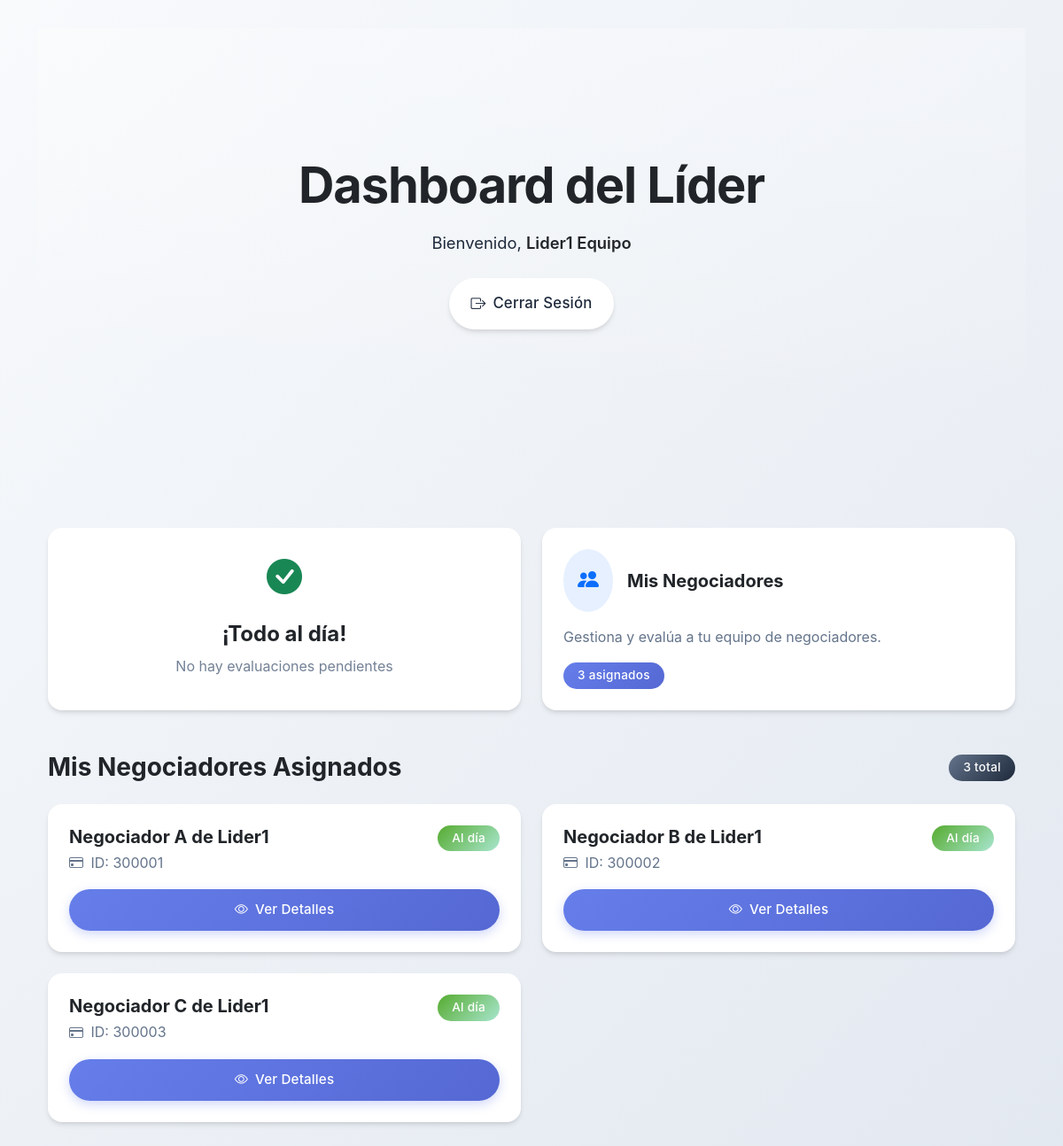
Page /lider/ (signed in) on the committed database.
### accounts/models.py (models this page shows, shortened)
class User(AbstractBaseUser, PermissionsMixin):
    cedula_validator = RegexValidator(
        regex=r'^\d{5,12}$',
        message='La cédula debe tener entre 5 y 12 dígitos numéricos.'
    )
    cedula = models.CharField(
        max_length=12,
        unique=True,
        validators=[cedula_validator],
        primary_key=True,
        help_text='Documento de identidad'
    )
    email = models.EmailField(max_length=255, unique=True)
    first_name = models.CharField(max_length=255, blank=True)
    last_name = models.CharField(max_length=255, blank=True)
    is_active = models.BooleanField(default=True)
    is_staff = models.BooleanField(default=False)
    ROLE_CHOICES = (
        ('lider', 'Líder'),
        ('administrativo', 'Administrativo'),
    )
    role = models.CharField(max_length=20, choices=ROLE_CHOICES, default='administrativo')
    objects = UserManager()
    USERNAME_FIELD = 'email'
    REQUIRED_FIELDS = ['cedula']
    def get_negotiators_with_pending_evaluations(self):
        negotiators = self.negotiators.all()
        pending_negotiators = []
        for negotiator in negotiators:
            last_evaluation = negotiator.evaluations.order_by('-date').first()
            days_since_last = None
            pending_count = 0
            if not last_evaluation:
                pending_count = 1
            else:
                days_since_last = (timezone.now() - last_evaluation.date).days
                if days_since_last > 180:
                    pending_count = 1
        return pending_negotiators

class Negotiator(models.Model):
    leader = models.ForeignKey(
        User,
        on_delete=models.CASCADE,
        related_name='negotiators',
        limit_choices_to={'role': 'lider'}
    )
    name = models.CharField(max_length=255)
    cedula = models.CharField(max_length=12, unique=True)
    @property
    def get_evaluation_status(self):
        last_evaluation = self.evaluations.order_by('-date').first()
        if not last_evaluation:
            return "Pendiente"
        six_months_ago = timezone.now() - timedelta(days=180)
        if last_evaluation.date < six_months_ago:
            return "Pendiente"
        return "Al día"

class Evaluation(models.Model):
    negotiator = models.ForeignKey(Negotiator, on_delete=models.CASCADE, related_name='evaluations')
    evaluator = models.ForeignKey(User, on_delete=models.CASCADE, related_name='evaluations_made')
    date = models.DateTimeField(auto_now_add=True)
    overall_score = models.FloatField(default=0.0)
    feedback = models.TextField(blank=True)

### accounts/views.py (the view)
# urls.py: path('lider/', views.lider_dashboard_view, name='lider_dashboard'),
@login_required
def lider_dashboard_view(request):
    negotiators = Negotiator.objects.filter(leader=request.user)
    pending_negotiators = request.user.get_negotiators_with_pending_evaluations()
    context = {
        'negotiators': negotiators,
        'pending_negotiators': pending_negotiators,
        'total_pending': len(pending_negotiators)
    }
    return render(request, 'accounts/lider_dashboard.html', context)

### templates/accounts/lider_dashboard.html (shortened to what this page needs)
{% extends 'base.html' %}
{% block content %}
<div class="position-relative overflow-hidden p-3 p-md-5 text-center bg-gradient" style="background: linear-gradient(135deg, #667eea 0%, #764ba2 100%);">
    <div class="col-md-8 p-lg-5 mx-auto my-5">
        <h1 class="display-4 fw-bold text-dark mb-3">Dashboard del Líder</h1>
        <p class="lead fw-normal text-dark-50 mb-4">Bienvenido, <span class="text-dark fw-semibold">{{ user.first_name }} {{ user.last_name }}</span></p>
        <div class="d-flex gap-3 justify-content-center">
            <a href="/accounts/logout" class="btn btn-light btn-lg px-4 rounded-pill shadow-sm">
                <i class="bi bi-box-arrow-right me-2"></i>Cerrar Sesión
            </a>
        </div>
    </div>
</div>
<div class="container my-5">
    <div class="row mb-5">
        {% if total_pending > 0 %}
            <div class="col-lg-6">
                <div class="card border-0 shadow-lg bg-gradient text-white h-100" style="background: linear-gradient(135deg, #ffa726 0%, #ff7043 100%);">
                    <div class="card-body p-4 text-center">
                        <div class="mb-3">
                            <i class="bi bi-exclamation-triangle-fill fs-1"></i>
                        </div>
                        <h3 class="fw-bold mb-2">{{ total_pending }}</h3>
                        <p class="mb-3 opacity-90">Evaluaciones Pendientes</p>
                        <a href="{% url 'pending_evaluations' %}" class="btn btn-light rounded-pill px-4">
                            <i class="bi bi-eye me-2"></i>Ver Detalles
                        </a>
                    </div>
                </div>
            </div>
        {% else %}
            <div class="col-lg-6">
                <div class="card border-0 shadow-sm h-100">
                    <div class="card-body p-4 text-center">
                        <div class="mb-3">
                            <i class="bi bi-check-circle-fill fs-1 text-success"></i>
                        </div>
                        <h4 class="fw-bold text-dark mb-2">¡Todo al día!</h4>
                        <p class="text-muted text-dark mb-0 opacity-90">No hay evaluaciones pendientes</p>
                    </div>
                </div>
            </div>
        {% endif %}
        <div class="col-lg-6">
            <div class="card border-0 shadow-sm h-100">
                <div class="card-body p-4">
                    <div class="d-flex align-items-center mb-3">
                        <div class="bg-primary bg-opacity-10 rounded-circle p-3 me-3">
                            <i class="bi bi-people-fill text-primary fs-4"></i>
                        </div>
                        <h5 class="card-title mb-0">Mis Negociadores</h5>
                    </div>
                    <p class="card-text text-muted mb-3">Gestiona y evalúa a tu equipo de negociadores.</p>
                    <div class="d-flex justify-content-between align-items-center">
                        <span class="badge bg-primary px-3 py-2">{{ negotiators|length }} asignados</span>
                    </div>
                </div>
            </div>
        </div>
    </div>
    <div class="d-flex align-items-center justify-content-between mb-4">
        <h2 class="h3 mb-0 text-dark fw-bold">Mis Negociadores Asignados</h2>
        {% if negotiators %}
            <span class="badge bg-secondary px-3 py-2 rounded-pill">{{ negotiators|length }} total</span>
        {% endif %}
    </div>
    {% if negotiators %}
        <div class="row g-4">
            {% for negotiator in negotiators %}
                <div class="col-lg-6">
                    <div class="card border-0 shadow-sm h-100 hover-shadow">
                        <div class="card-body p-4">
                            <div class="d-flex justify-content-between align-items-start mb-3">
                                <div>
                                    <h5 class="card-title fw-bold text-dark mb-1">{{ negotiator.name }}</h5>
                                    <p class="text-muted mb-0">
                                        <i class="bi bi-credit-card me-1"></i>
                                        ID: {{ negotiator.cedula }}
                                    </p>
                                </div>
                                <span class="badge {% if negotiator.get_evaluation_status == 'Al día' %}bg-success{% else %}bg-warning text-dark{% endif %} px-3 py-2">
                                    {{ negotiator.get_evaluation_status }}
                                </span>
                            </div>
                            <div class="d-grid">
                                <a href="{% url 'negotiator_detail' cedula=negotiator.cedula %}" class="btn btn-primary rounded-pill">
                                    <i class="bi bi-eye me-2"></i>Ver Detalles
                                </a>
                            </div>
                        </div>
                    </div>
                </div>
            {% endfor %}
        </div>
    {% endif %}
</div>
{% endblock %}

### templates/base.html (style rules this page uses)
:root { --primary-color: #667eea; --primary-dark: #5568d3; --primary-light: #8b9aee; --secondary-color: #764ba2; --success-color: #56ab2f; --success-light: #a8e6cf; --warning-color: #ffa726; --warning-dark: #ff7043; --danger-color: #ff6b6b; --danger-dark: #ee5a24; --info-color: #4facfe; --info-light: #00f2fe; --light-bg: #f8fafc; --card-bg: #ffffff; --text-dark: #1e293b; --text-muted: #64748b; --border-color: #e2e8f0; --card-shadow: 0 4px 6px -1px rgba(0, 0, 0, 0.1), 0 2px 4px -1px rgba(0, 0, 0, 0.06); --card-shadow-hover: 0 20px 25px -5px rgba(0, 0, 0, 0.1), 0 10px 10px -5px rgba(0, 0, 0, 0.04); --card-shadow-lg: 0 10px 15px -3px rgba(0, 0, 0, 0.1), 0 4px 6px -2px rgba(0, 0, 0, 0.05); }
* { box-sizing: border-box; }
body { background: linear-gradient(135deg, #f8fafc 0%, #e2e8f0 100%); font-family: 'Inter', 'Segoe UI', Tahoma, Geneva, Verdana, sans-serif; min-height: 100vh; color: var(--text-dark); line-height: 1.6; }
.container { padding-top: 2rem; padding-bottom: 2rem; }
.card { border: none; border-radius: 16px; box-shadow: var(--card-shadow); transition: all 0.3s cubic-bezier(0.4, 0, 0.2, 1); background: var(--card-bg); overflow: hidden; }
.shadow-sm { box-shadow: var(--card-shadow) !important; }
.btn { border-radius: 12px; padding: 0.75rem 1.5rem; font-weight: 500; transition: all 0.3s cubic-bezier(0.4, 0, 0.2, 1); border: none; font-size: 0.95rem; letter-spacing: 0.01em; }
.btn-primary { background: linear-gradient(135deg, var(--primary-color) 0%, var(--primary-dark) 100%); box-shadow: 0 4px 12px rgba(102, 126, 234, 0.3); }
.btn-light { background: white; color: var(--text-dark); box-shadow: 0 2px 8px rgba(0, 0, 0, 0.1); }
.btn-lg { padding: 1rem 2rem; font-size: 1.05rem; }
.rounded-pill { border-radius: 50px !important; }
.badge { padding: 0.5rem 1rem; border-radius: 20px; font-weight: 500; font-size: 0.85rem; letter-spacing: 0.02em; }
.badge.bg-success { background: linear-gradient(135deg, var(--success-color) 0%, var(--success-light) 100%) !important; }
.badge.bg-primary { background: linear-gradient(135deg, var(--primary-color) 0%, var(--primary-dark) 100%) !important; }
.badge.bg-secondary { background: linear-gradient(135deg, var(--text-muted) 0%, var(--text-dark) 100%) !important; }
h1, h2, h3, h4, h5, h6 { color: var(--text-dark); font-weight: 700; line-height: 1.3; margin-bottom: 1rem; }
.display-3, .display-4, .display-5 { font-weight: 800; letter-spacing: -0.02em; }
.lead { font-size: 1.15rem; font-weight: 400; line-height: 1.7; }
.text-muted { color: var(--text-muted) !important; }
.hover-shadow { transition: all 0.3s cubic-bezier(0.4, 0, 0.2, 1); }
.bg-gradient { position: relative; overflow: hidden; }
.bg-gradient::before { content: ''; position: absolute; top: 0; left: 0; right: 0; bottom: 0; background: inherit; opacity: 0.9; }
.bg-gradient > * { position: relative; z-index: 1; }
.bi { vertical-align: middle; }
.opacity-90 { opacity: 0.9; }
.card, .alert, .dashboard-stat { animation: fadeIn 0.5s ease-out; }

### templates/accounts/lider_dashboard.html (style rules this page uses)
.hover-shadow { transition: all 0.3s ease; }

### rows in the picture
User: first_name "Lider1", last_name "Equipo"
Negotiator: name "Negociador A de Lider1", cedula "300001", get_evaluation_status "Al día"
Negotiator: name "Negociador B de Lider1", cedula "300002", get_evaluation_status "Al día"
Negotiator: name "Negociador C de Lider1", cedula "300003", get_evaluation_status "Al día"

### other values in the picture
{{ negotiators|length }} "3"
